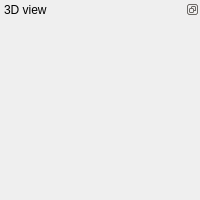
  <widget class="QWidget" name="centralWidget">
   <property name="enabled">
    <bool>true</bool>
   </property>
   <layout class="QHBoxLayout" name="horizontalLayout_5">
    <property name="leftMargin">
     <number>0</number>
    </property>
    <property name="topMargin">
     <number>0</number>
    </property>
    <property name="rightMargin">
     <number>0</number>
    </property>
    <property name="bottomMargin">
     <number>0</number>
    </property>
    <item>
     <widget class="QDockWidget" name="dockWidget3D">
      <property name="minimumSize">
       <size>
        <width>200</width>
        <height>200</height>
       </size>
      </property>
      <property name="features">
       <set>QDockWidget::DockWidgetFloatable|QDockWidget::DockWidgetMovable</set>
      </property>
      <property name="allowedAreas">
       <set>Qt::NoDockWidgetArea</set>
      </property>
      <property name="windowTitle">
       <string>3D view</string>
      </property>
      <widget class="QWidget" name="dockWidgetContents3D">
       <layout class="QVBoxLayout" name="verticalLayout_2">
        <property name="spacing">
         <number>0</number>
        </property>
        <property name="leftMargin">
         <number>0</number>
        </property>
        <property name="topMargin">
         <number>0</number>
        </property>
        <property name="rightMargin">
         <number>0</number>
        </property>
        <property name="bottomMargin">
         <number>0</number>
        </property>
        <item>
         <widget class="QLabel" name="label3DLoading">
          <property name="minimumSize">
           <size>
            <width>0</width>
            <height>32</height>
           </size>
          </property>
          <property name="text">
           <string/>
          </property>
          <property name="scaledContents">
           <bool>false</bool>
          </property>
         </widget>
        </item>
       </layout>
      </widget>
     </widget>
    </item>
   </layout>
  </widget>
